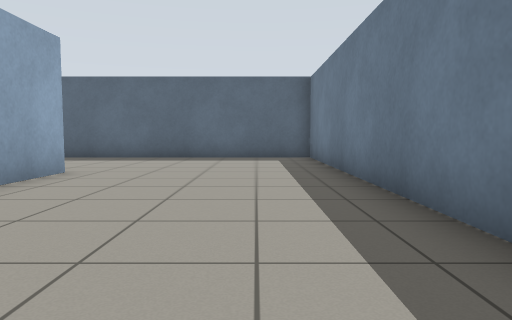
view 1 (above)

17 first-person views from a walk through a world built for the Gazebo simulator. The camera is 0.72 m above the floor, tilts 4° down and sees 70° across. The floor is counted in squares, 1 m on a side. Each view is taken from the middle of a square. On the plan, view 1 faces up. The plan holds only what a view shows up to about 11 squares ahead; the rest is blank.

view 2
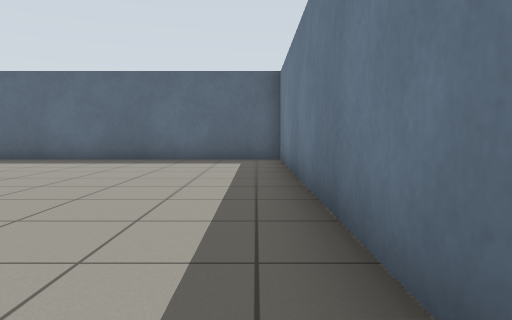

view 3
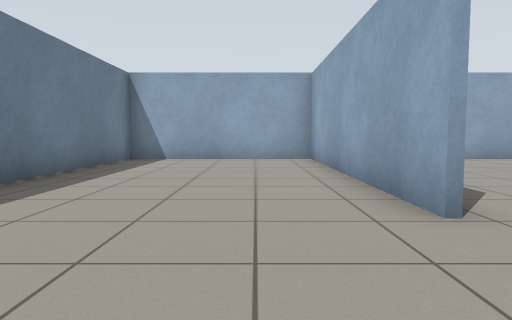

view 4
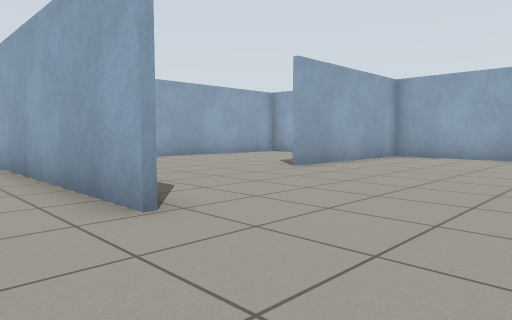

view 5
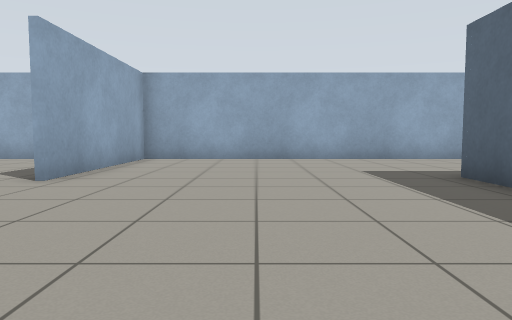

view 6
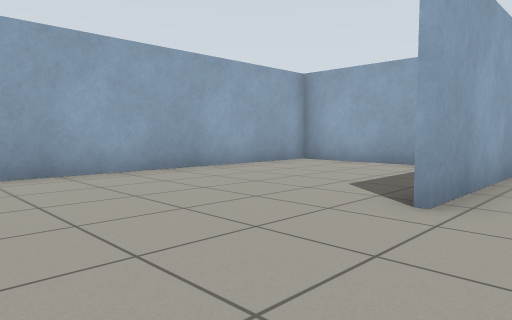

view 7
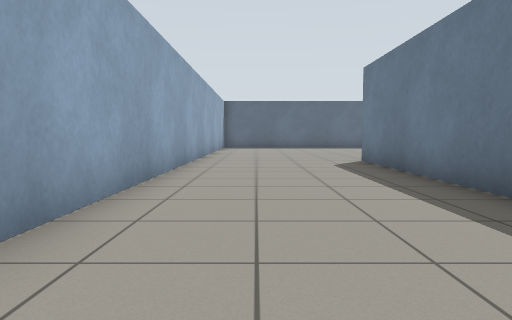

view 8
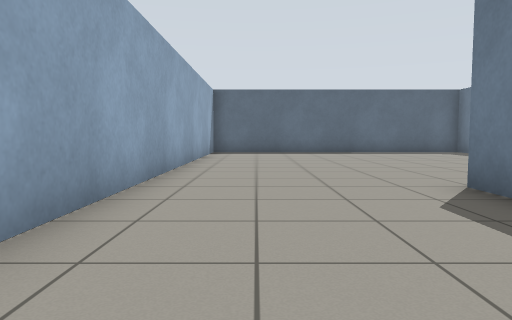

view 9
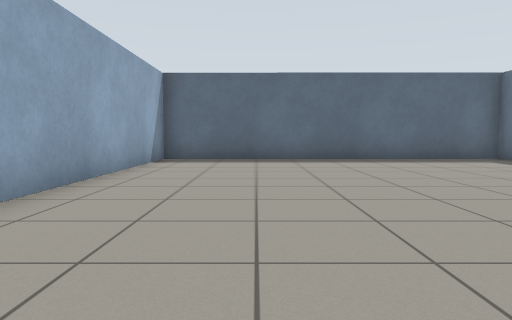

view 10
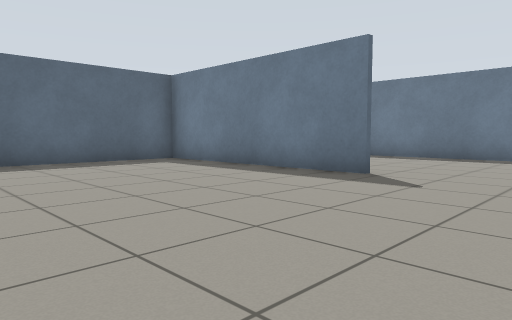

view 11
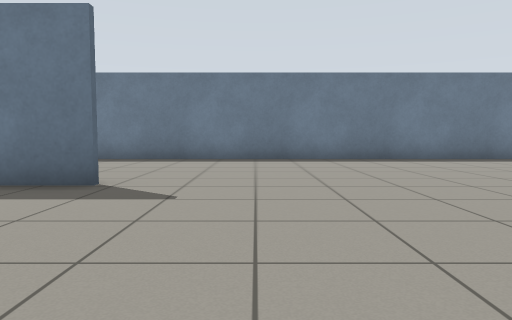

view 12
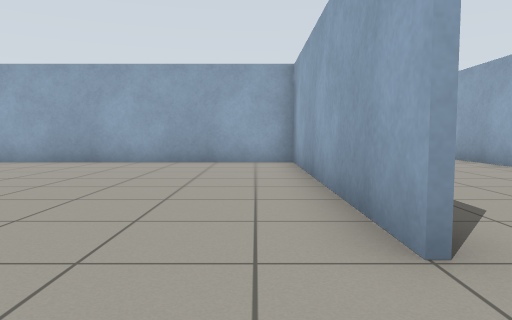

view 13
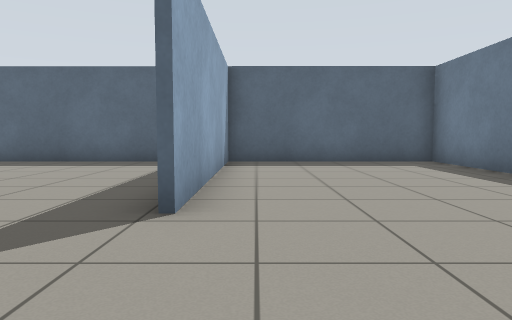

view 14
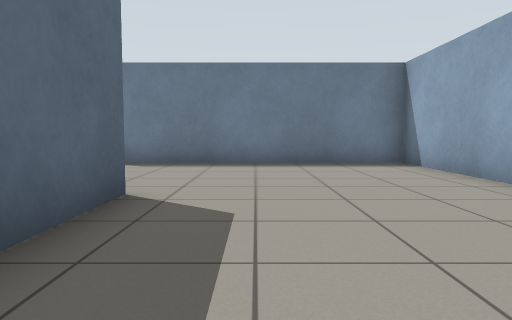

view 15
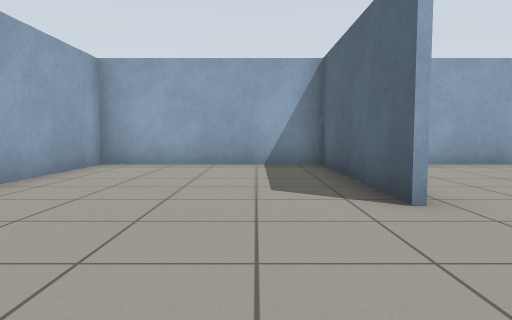

view 16
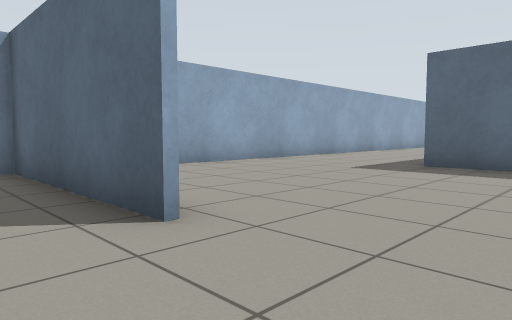

view 17
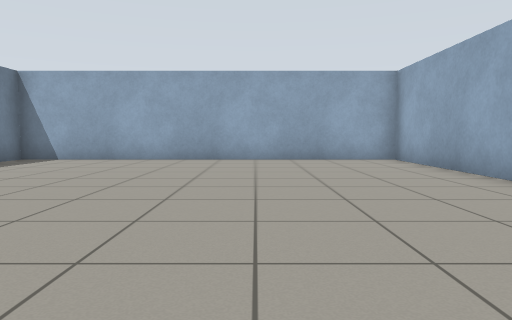

### Floor plan
Points are (right, up) in squares from view 1. A wall is a line through its corners. A room is listed if a view was taken in it or the views show most of it. See-through windows are left out.
Room 1 (views 1, 2, 3, 4, 5, 6, 7, 8, 9, 10, 11, 12, 13, 14, 15, 16, 17)
walls: (-9.1, 13) (-9.1, 19); (-9, 19) (-9, 11.6) (1.7, 11.6) (1.7, 28.7) (-13.7, 28.7) (-13.7, -0.7) (1.7, -0.7) (1.7, 11.5) (-9.1, 11.5); (-3.6, 7) (-3.6, -0.8); (-3.9, 22.2) (-3.9, 28.8); (-8.6, 4.6) (-13.7, 4.6); (-13.7, 4.7) (-8.6, 4.7); (-3.9, -0.8) (-3.9, 6.4); (-3.6, 28.8) (-3.6, 22.2)

Where each view was taken, in squares from view 1:
view 1: 0 up, 0 right, facing up
view 2: 1 up, 1 right, facing up
view 3: 10 up, 2 left, facing down
view 4: 10 up, 2 left, facing down-left
view 5: 8 up, 3 left, facing left
view 6: 6 up, 5 left, facing down-left
view 7: 9 up, 12 left, facing up
view 8: 14 up, 12 left, facing up
view 9: 18 up, 11 left, facing up
view 10: 19 up, 10 left, facing up-right
view 11: 20 up, 9 left, facing right
view 12: 21 up, 8 left, facing down
view 13: 19 up, 3 left, facing up
view 14: 3 up, 13 left, facing right
view 15: 3 up, 5 left, facing left
view 16: 3 up, 6 left, facing up-left
view 17: 22 up, 5 left, facing down
